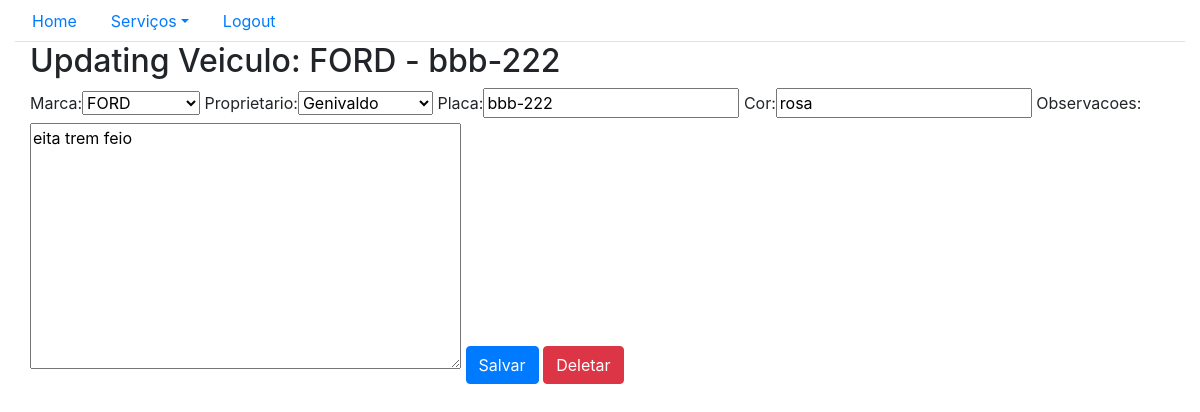
Screenshot of /sistema/veiculo-update/8 with the database file from the repository.
### core/models.py (models this page shows)
class Veiculo(models.Model):
    marca = models.ForeignKey(Marca,  on_delete = models.CASCADE)
    proprietario = models.ForeignKey(Pessoa,  on_delete = models.CASCADE)
    placa = models.CharField(max_length=7)
    cor = models.CharField(max_length=15)
    observacoes = models.TextField()
    def __str__(self):
        return self.marca.nome + ' - ' + self.placa

class Marca(models.Model):
    nome = models.CharField(max_length=50)
    def __str__(self):
        return self.nome

### core/views.py (the view)
# urls.py: path('veiculo-update/<int:id>', veiculo_update, name='core_veiculo_update'),
def veiculo_update(request, id):
    data = {} #cria um dicionário
    veiculo = Veiculo.objects.get(id = id) #busca o veiculo que se deseja atualizar no banco, através do ID
    form = VeiculoForm(request.POST or None, instance=veiculo) #instancia um formulario, passando a "pessoa" que foi resgatada do banco para que seja preenchido
    data['veiculo'] = veiculo #insere "pessoa no dicionário"
    data['form'] = form #insere o "form" no dicionário
    if request.method == 'POST':
        if form.is_valid():
            form.save()
            return redirect('core_veiculo_lista')
    else:
        return render(request, 'core/veiculo_update.html', data)

### core/form.py
class VeiculoForm(ModelForm):
    class Meta:
        model = Veiculo
        fields = '__all__'

### core/models.py (called while the page is built)
    def __str__(self):
        return self.nome

### core/templates/core/veiculo_update.html (shortened to what this page needs)
{% extends 'base.html' %}
{% load bootstrap %}
{%block menu%}
    <ul class="nav nav-tabs">
        <li class="nav-item">
            <a class="nav-link" href="{% url 'core_home' %}">Home</a>
        </li>
        <li class="nav-item dropdown">
            <a class="nav-link dropdown-toggle" data-toggle="dropdown" href="#" role="button" aria-haspopup="true" aria-expanded="false">Serviços</a>
        </li>
        <li class="nav-item">
            <a class="nav-link" href="">Logout</a>
        </li>
    </ul>
{%endblock%}
{% block main %}
        <div>
                <div class="col">
                        <h2>Updating Veiculo: {{veiculo}}</h2>
                        <form action="{%url 'core_veiculo_update' veiculo.id %}" method="POST">
                                {{form|bootstrap}}
                                <button type="submit" class="btn btn-primary">Salvar</button>
                                <a href="{%url 'core_veiculo_delete' veiculo.id %}" class="btn btn-danger">Deletar</a>
                        </form>
                </div>
        </div>
{% endblock %}

### rows the page displays
Veiculo: marca+placa "FORD - bbb-222", marca "FORD", proprietario "Genivaldo", placa "bbb-222", cor "rosa", observacoes "eita trem feio"
